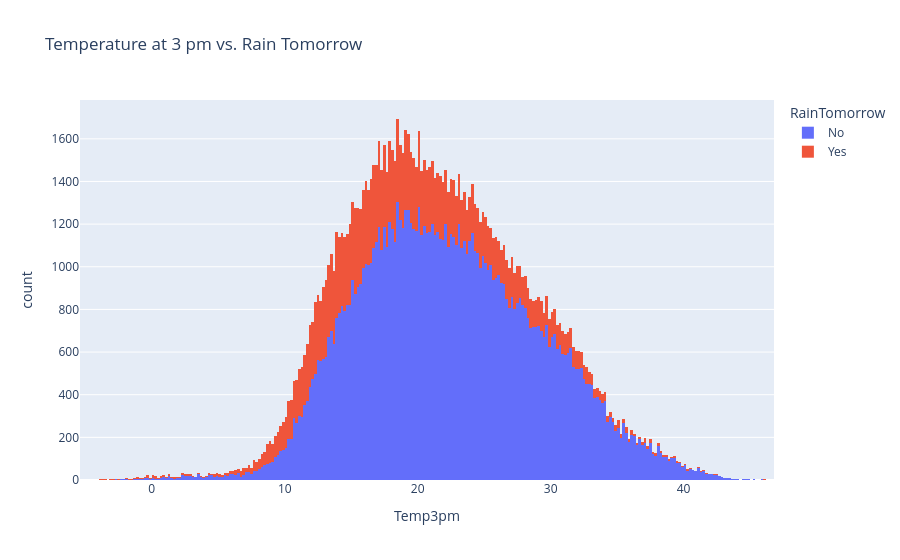

Write notebook code for a chart like this one.
### Code cell
px.histogram(raw_df, 
             x='Temp3pm', 
             title='Temperature at 3 pm vs. Rain Tomorrow', 
             color='RainTomorrow')

### Figure 1 — Plotly figure (JSON) as saved in the notebook; plotly's stock layout.template omitted (floating-point values rounded to 4 significant figures; data arrays with more than 128 entries replaced by an {"elided": "..."} marker saying what was removed)
{"data": [{"bingroup": "x", "hovertemplate": "RainTomorrow=No<br>Temp3pm=%{x}<br>count=%{y}<extra></extra>", "legendgroup": "No", "marker": {"color": "#636efa", "pattern": {"shape": ""}}, "name": "No", "orientation": "v", "showlegend": true, "type": "histogram", "x": {"elided": "109586 float values"}, "xaxis": "x", "yaxis": "y"}, {"bingroup": "x", "hovertemplate": "RainTomorrow=Yes<br>Temp3pm=%{x}<br>count=%{y}<extra></extra>", "legendgroup": "Yes", "marker": {"color": "#EF553B", "pattern": {"shape": ""}}, "name": "Yes", "orientation": "v", "showlegend": true, "type": "histogram", "x": {"elided": "31201 float values"}, "xaxis": "x", "yaxis": "y"}], "layout": {"barmode": "relative", "legend": {"title": {"text": "RainTomorrow"}, "tracegroupgap": 0}, "title": {"text": "Temperature at 3 pm vs. Rain Tomorrow"}, "xaxis": {"anchor": "y", "domain": [0, 1], "title": {"text": "Temp3pm"}}, "yaxis": {"anchor": "x", "domain": [0, 1], "title": {"text": "count"}}}}
